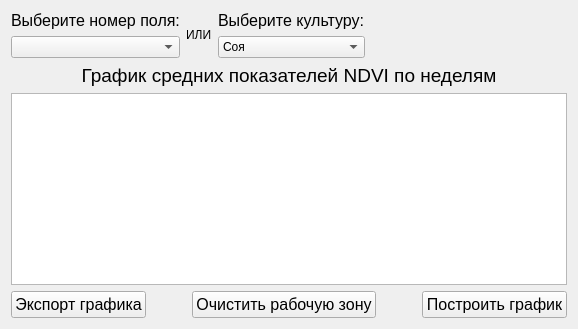
         <widget class="QWidget" name="graph_page">
          <layout class="QVBoxLayout" name="verticalLayout_9">
           <item>
            <layout class="QHBoxLayout" name="horizontalLayout_6">
             <item>
              <layout class="QVBoxLayout" name="verticalLayout_8">
               <item>
                <widget class="QLabel" name="label">
                 <property name="font">
                  <font>
                   <pointsize>12</pointsize>
                  </font>
                 </property>
                 <property name="text">
                  <string>Выберите номер поля:</string>
                 </property>
                </widget>
               </item>
               <item>
                <widget class="QComboBox" name="ids_fields"/>
               </item>
              </layout>
             </item>
             <item>
              <widget class="QLabel" name="label_18">
               <property name="text">
                <string>ИЛИ</string>
               </property>
              </widget>
             </item>
             <item>
              <layout class="QVBoxLayout" name="verticalLayout_12">
               <item>
                <widget class="QLabel" name="label_5">
                 <property name="font">
                  <font>
                   <pointsize>12</pointsize>
                  </font>
                 </property>
                 <property name="text">
                  <string>Выберите культуру:</string>
                 </property>
                </widget>
               </item>
               <item>
                <widget class="QComboBox" name="cultures">
                 <item>
                  <property name="text">
                   <string>Соя</string>
                  </property>
                 </item>
                 <item>
                  <property name="text">
                   <string>Кукуруза</string>
                  </property>
                 </item>
                 <item>
                  <property name="text">
                   <string>Ячмень</string>
                  </property>
                 </item>
                </widget>
               </item>
              </layout>
             </item>
             <item>
              <spacer name="horizontalSpacer_5">
               <property name="orientation">
                <enum>Qt::Horizontal</enum>
               </property>
               <property name="sizeHint" stdset="0">
                <size>
                 <width>40</width>
                 <height>20</height>
                </size>
               </property>
              </spacer>
             </item>
             <item>
              <widget class="QLabel" name="error_label_v">
               <property name="font">
                <font>
                 <pointsize>12</pointsize>
                </font>
               </property>
               <property name="text">
                <string/>
               </property>
              </widget>
             </item>
            </layout>
           </item>
           <item>
            <widget class="QLabel" name="label_14">
             <property name="font">
              <font>
               <pointsize>14</pointsize>
              </font>
             </property>
             <property name="text">
              <string>График средних показателей NDVI по неделям</string>
             </property>
             <property name="alignment">
              <set>Qt::AlignCenter</set>
             </property>
            </widget>
           </item>
           <item>
            <widget class="PlotWidget" name="graphicsView"/>
           </item>
           <item>
            <layout class="QHBoxLayout" name="horizontalLayout_7">
             <item>
              <widget class="QPushButton" name="export_btn">
               <property name="font">
                <font>
                 <pointsize>12</pointsize>
                </font>
               </property>
               <property name="text">
                <string>Экспорт графика</string>
               </property>
              </widget>
             </item>
             <item>
              <spacer name="horizontalSpacer_6">
               <property name="orientation">
                <enum>Qt::Horizontal</enum>
               </property>
               <property name="sizeHint" stdset="0">
                <size>
                 <width>40</width>
                 <height>20</height>
                </size>
               </property>
              </spacer>
             </item>
             <item>
              <widget class="QPushButton" name="clear_graph_btn">
               <property name="font">
                <font>
                 <pointsize>12</pointsize>
                </font>
               </property>
               <property name="text">
                <string>Очистить рабочую зону</string>
               </property>
              </widget>
             </item>
             <item>
              <spacer name="horizontalSpacer_7">
               <property name="orientation">
                <enum>Qt::Horizontal</enum>
               </property>
               <property name="sizeHint" stdset="0">
                <size>
                 <width>40</width>
                 <height>20</height>
                </size>
               </property>
              </spacer>
             </item>
             <item>
              <widget class="QPushButton" name="graph_btn">
               <property name="font">
                <font>
                 <pointsize>12</pointsize>
                </font>
               </property>
               <property name="text">
                <string>Построить график</string>
               </property>
              </widget>
             </item>
            </layout>
           </item>
          </layout>
         </widget>
